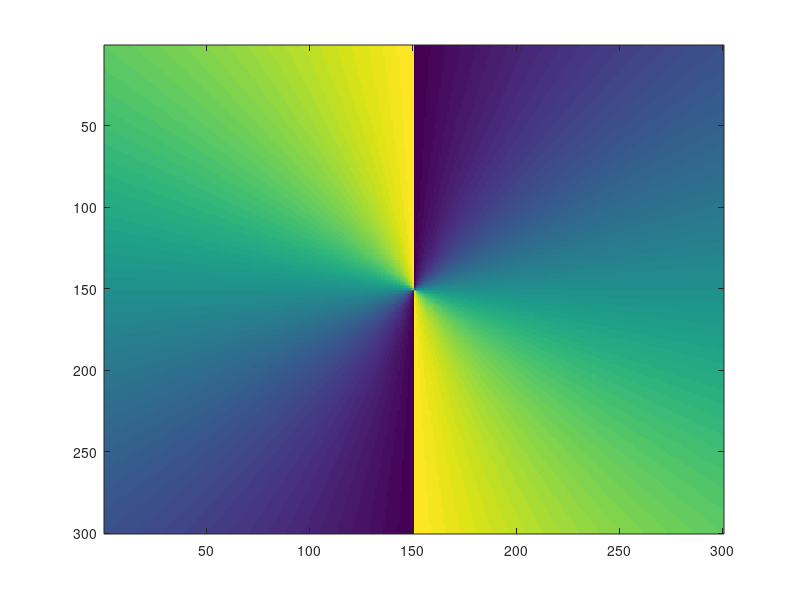

MATLAB code to generate this figure:
%% Initialize 

clc 
close all 
clear 


%% constants 
Sx =1; 
Sy = 1; 

Nx = 300; 
Ny = 300; 

dx = Sx/Nx; 
dy = Sy/Ny;

xa = [0:Nx-1]*dx; xa = xa-mean(xa);  
ya = [0:Ny-1]*dy; ya = ya-mean(ya); 

[Y, X] = meshgrid(ya,xa); 

rx = .2;
ry = .4; 
xc = -.1; 
yc = -.1; 


R = ((X-xc)./rx).^2+((Y-yc)./ry).^2<1;

BB = atan(Y./X); 
imagesc(BB'); 